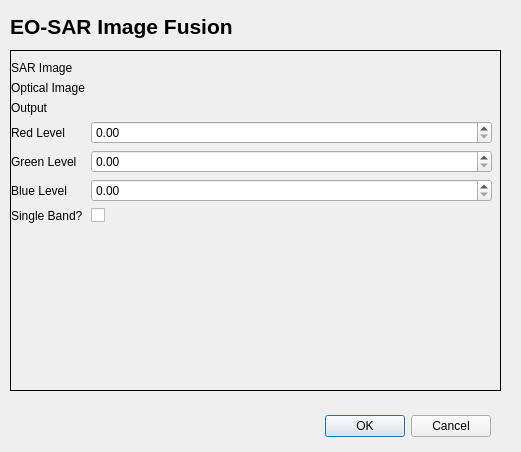
<?xml version="1.0" encoding="UTF-8"?>
<ui version="4.0">
 <class>ImageFusionDialogBase</class>
 <widget class="QDialog" name="ImageFusionDialogBase">
  <property name="geometry">
   <rect>
    <x>0</x>
    <y>0</y>
    <width>521</width>
    <height>452</height>
   </rect>
  </property>
  <property name="windowTitle">
   <string>EO-SAR Image Fusion</string>
  </property>
  <property name="windowIcon">
   <iconset>
    <normaloff>icon.png</normaloff>icon.png</iconset>
  </property>
  <widget class="QDialogButtonBox" name="button_box">
   <property name="geometry">
    <rect>
     <x>50</x>
     <y>410</y>
     <width>441</width>
     <height>32</height>
    </rect>
   </property>
   <property name="orientation">
    <enum>Qt::Horizontal</enum>
   </property>
   <property name="standardButtons">
    <set>QDialogButtonBox::Cancel|QDialogButtonBox::Ok</set>
   </property>
  </widget>
  <widget class="QStackedWidget" name="stackedWidget">
   <property name="geometry">
    <rect>
     <x>10</x>
     <y>50</y>
     <width>491</width>
     <height>341</height>
    </rect>
   </property>
   <property name="frameShape">
    <enum>QFrame::Box</enum>
   </property>
   <property name="currentIndex">
    <number>0</number>
   </property>
   <widget class="QWidget" name="page">
    <widget class="QWidget" name="formLayoutWidget">
     <property name="geometry">
      <rect>
       <x>0</x>
       <y>10</y>
       <width>481</width>
       <height>351</height>
      </rect>
     </property>
     <layout class="QFormLayout" name="formLayout">
      <item row="0" column="0">
       <widget class="QLabel" name="label">
        <property name="text">
         <string>SAR Image</string>
        </property>
       </widget>
      </item>
      <item row="2" column="0">
       <widget class="QLabel" name="label_2">
        <property name="text">
         <string>Output</string>
        </property>
       </widget>
      </item>
      <item row="2" column="1">
       <widget class="QgsFileWidget" name="outputQgsFileWidget">
        <property name="toolTip">
         <string>&lt;html&gt;&lt;head/&gt;&lt;body&gt;&lt;p&gt;The Output Imge filename&lt;/p&gt;&lt;/body&gt;&lt;/html&gt;</string>
        </property>
        <property name="filter">
         <string>*.tif *.tiff *.gtif ;;*.img ;; *.*</string>
        </property>
        <property name="storageMode">
         <enum>QgsFileWidget::SaveFile</enum>
        </property>
       </widget>
      </item>
      <item row="1" column="0">
       <widget class="QLabel" name="label_3">
        <property name="text">
         <string>Optical Image</string>
        </property>
       </widget>
      </item>
      <item row="3" column="0">
       <widget class="QLabel" name="label_4">
        <property name="text">
         <string>Red Level</string>
        </property>
       </widget>
      </item>
      <item row="3" column="1">
       <widget class="QgsDoubleSpinBox" name="redLevelQgsDoubleSpinBox">
        <property name="toolTip">
         <string>&lt;html&gt;&lt;head/&gt;&lt;body&gt;&lt;p&gt;Red Level&lt;/p&gt;&lt;/body&gt;&lt;/html&gt;</string>
        </property>
        <property name="maximum">
         <double>1.000000000000000</double>
        </property>
        <property name="singleStep">
         <double>0.100000000000000</double>
        </property>
       </widget>
      </item>
      <item row="4" column="0">
       <widget class="QLabel" name="label_5">
        <property name="text">
         <string>Green Level</string>
        </property>
       </widget>
      </item>
      <item row="5" column="0">
       <widget class="QLabel" name="label_6">
        <property name="text">
         <string>Blue Level</string>
        </property>
       </widget>
      </item>
      <item row="4" column="1">
       <widget class="QgsDoubleSpinBox" name="greenLevelQgsDoubleSpinBox">
        <property name="toolTip">
         <string>&lt;html&gt;&lt;head/&gt;&lt;body&gt;&lt;p&gt;Green Level&lt;/p&gt;&lt;/body&gt;&lt;/html&gt;</string>
        </property>
        <property name="maximum">
         <double>1.000000000000000</double>
        </property>
        <property name="singleStep">
         <double>0.100000000000000</double>
        </property>
       </widget>
      </item>
      <item row="5" column="1">
       <widget class="QgsDoubleSpinBox" name="blueLevelQgsDoubleSpinBox">
        <property name="toolTip">
         <string>&lt;html&gt;&lt;head/&gt;&lt;body&gt;&lt;p&gt;Blue Level&lt;/p&gt;&lt;/body&gt;&lt;/html&gt;</string>
        </property>
        <property name="maximum">
         <double>1.000000000000000</double>
        </property>
        <property name="singleStep">
         <double>0.100000000000000</double>
        </property>
       </widget>
      </item>
      <item row="1" column="1">
       <widget class="QgsFileWidget" name="opticalQgsFileWidget">
        <property name="toolTip">
         <string>&lt;html&gt;&lt;head/&gt;&lt;body&gt;&lt;p&gt;The Optical Image&lt;/p&gt;&lt;/body&gt;&lt;/html&gt;</string>
        </property>
        <property name="filter">
         <string>*.tif *.tiff *.gtif ;;*.img ;; *.*</string>
        </property>
       </widget>
      </item>
      <item row="0" column="1">
       <widget class="QgsFileWidget" name="sarQgsFileWidget">
        <property name="toolTip">
         <string>&lt;html&gt;&lt;head/&gt;&lt;body&gt;&lt;p&gt;The SAR Image&lt;/p&gt;&lt;/body&gt;&lt;/html&gt;</string>
        </property>
        <property name="filter">
         <string>*.tif *.tiff *.gtif ;;*.img ;; *.*</string>
        </property>
       </widget>
      </item>
      <item row="6" column="1">
       <widget class="QCheckBox" name="singleBandCheckBox">
        <property name="toolTip">
         <string>&lt;html&gt;&lt;head/&gt;&lt;body&gt;&lt;p&gt;Is it a Single band optical Image&lt;/p&gt;&lt;/body&gt;&lt;/html&gt;</string>
        </property>
        <property name="text">
         <string/>
        </property>
       </widget>
      </item>
      <item row="6" column="0">
       <widget class="QLabel" name="label_7">
        <property name="text">
         <string>Single Band?</string>
        </property>
       </widget>
      </item>
     </layout>
    </widget>
   </widget>
   <widget class="QWidget" name="page_2"/>
  </widget>
  <widget class="QLabel" name="title_label">
   <property name="geometry">
    <rect>
     <x>10</x>
     <y>10</y>
     <width>491</width>
     <height>33</height>
    </rect>
   </property>
   <property name="text">
    <string>&lt;!DOCTYPE HTML PUBLIC &quot;-//W3C//DTD HTML 4.0//EN&quot; &quot;http://www.w3.org/TR/REC-html40/strict.dtd&quot;&gt;
&lt;html&gt;&lt;head&gt;&lt;meta name=&quot;qrichtext&quot; content=&quot;1&quot; /&gt;&lt;style type=&quot;text/css&quot;&gt;
p, li { white-space: pre-wrap; }
&lt;/style&gt;&lt;/head&gt;&lt;body style=&quot; font-family:'MS Shell Dlg 2'; font-size:8pt; font-weight:400; font-style:normal;&quot;&gt;
&lt;p style=&quot; margin-top:0px; margin-bottom:0px; margin-left:0px; margin-right:0px; -qt-block-indent:0; text-indent:0px;&quot;&gt;&lt;span style=&quot; font-family:'Sans Serif'; font-size:16pt; font-weight:600;&quot;&gt;EO-SAR Image Fusion&lt;/span&gt;&lt;/p&gt;&lt;/body&gt;&lt;/html&gt;</string>
   </property>
   <property name="alignment">
    <set>Qt::AlignLeading|Qt::AlignLeft|Qt::AlignVCenter</set>
   </property>
  </widget>
  <zorder>stackedWidget</zorder>
  <zorder>button_box</zorder>
  <zorder>title_label</zorder>
 </widget>
 <customwidgets>
  <customwidget>
   <class>QgsDoubleSpinBox</class>
   <extends>QDoubleSpinBox</extends>
   <header>qgsdoublespinbox.h</header>
  </customwidget>
  <customwidget>
   <class>QgsFileWidget</class>
   <extends>QWidget</extends>
   <header>qgsfilewidget.h</header>
  </customwidget>
 </customwidgets>
 <resources/>
 <connections>
  <connection>
   <sender>button_box</sender>
   <signal>accepted()</signal>
   <receiver>ImageFusionDialogBase</receiver>
   <slot>accept()</slot>
   <hints>
    <hint type="sourcelabel">
     <x>20</x>
     <y>20</y>
    </hint>
    <hint type="destinationlabel">
     <x>20</x>
     <y>20</y>
    </hint>
   </hints>
  </connection>
  <connection>
   <sender>button_box</sender>
   <signal>rejected()</signal>
   <receiver>ImageFusionDialogBase</receiver>
   <slot>reject()</slot>
   <hints>
    <hint type="sourcelabel">
     <x>20</x>
     <y>20</y>
    </hint>
    <hint type="destinationlabel">
     <x>20</x>
     <y>20</y>
    </hint>
   </hints>
  </connection>
 </connections>
</ui>
